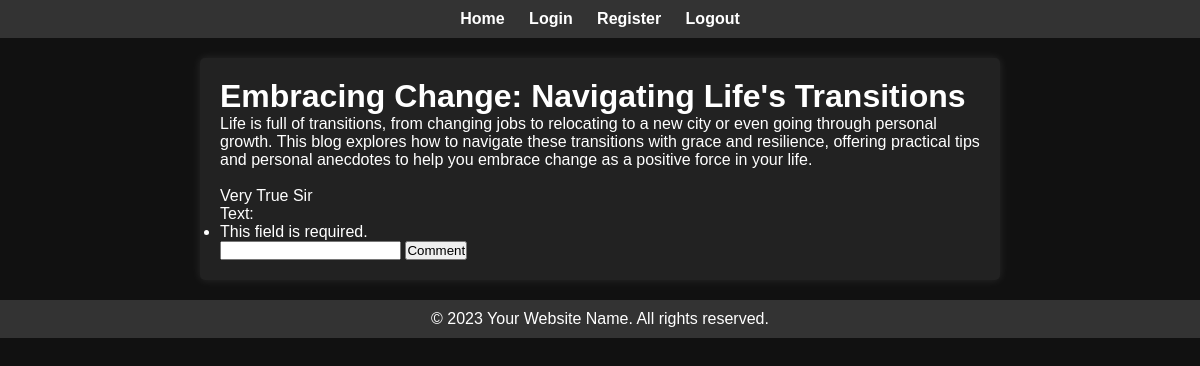
Screenshot of /detail/1 (signed in) with the database file from the repository.
### base/models.py (models this page shows, shortened)
class New(models.Model):
    title = models.CharField(max_length=200)
    description = models.TextField()
    date_created = models.DateTimeField(auto_created=True, auto_now_add=True)

class Comment(models.Model):
    text = models.CharField(max_length=250)
    news = models.ForeignKey(New, on_delete=models.CASCADE)

### base/views.py (the view)
# urls.py: path("detail/<str:pk>", views.detail, name="detail"),
@login_required(login_url="login")
def detail(request, pk):
    news = New.objects.get(id=pk)
    new = get_object_or_404(New, pk=pk)
    comments = new.comment_set.all()
    form = AddComment(request.POST)
    if request.method == "POST":
        if form.is_valid():
            form_instance = form.save(commit=False)
            form_instance.news = new
            form_instance.save()
    context = {
        "news": news,
        "comments": comments,
        "form": form,
    }
    return render(request, "detail.html", context)

### base/forms.py
class AddComment(forms.ModelForm):
    class Meta:
        model = Comment
        fields = ["text"]

### base/templates/detail.html (shortened to what this page needs)
{% extends 'base.html' %}
{% block content %}
<h1>{{news.title}}</h1>
<p>{{news.description}}</p>
<br>
{% for x in comments %}
<p>{{x.text}}</p>
{% endfor %}
<form method="post">
    {{form}}
    <input type="submit" value="Comment" />
</form>
{% endblock %}

### base/static/styles.css (style rules this page uses)
* { margin: 0; padding: 0; box-sizing: border-box; }
body { font-family: Arial, sans-serif; background-color: #111; color: #fff; margin: 0; padding: 0; }

### rows the page displays
New: title "Embracing Change: Navigating Life's Transitions", description "Life is full of transitions, from changing jobs to relocating to a new city or even going through personal growth. This blog explores how to navigate these transitions with grace and resilience, offering practical tips and personal anecdotes to help you embrace change as a positive force in your life."
Comment: text "Very True Sir"
